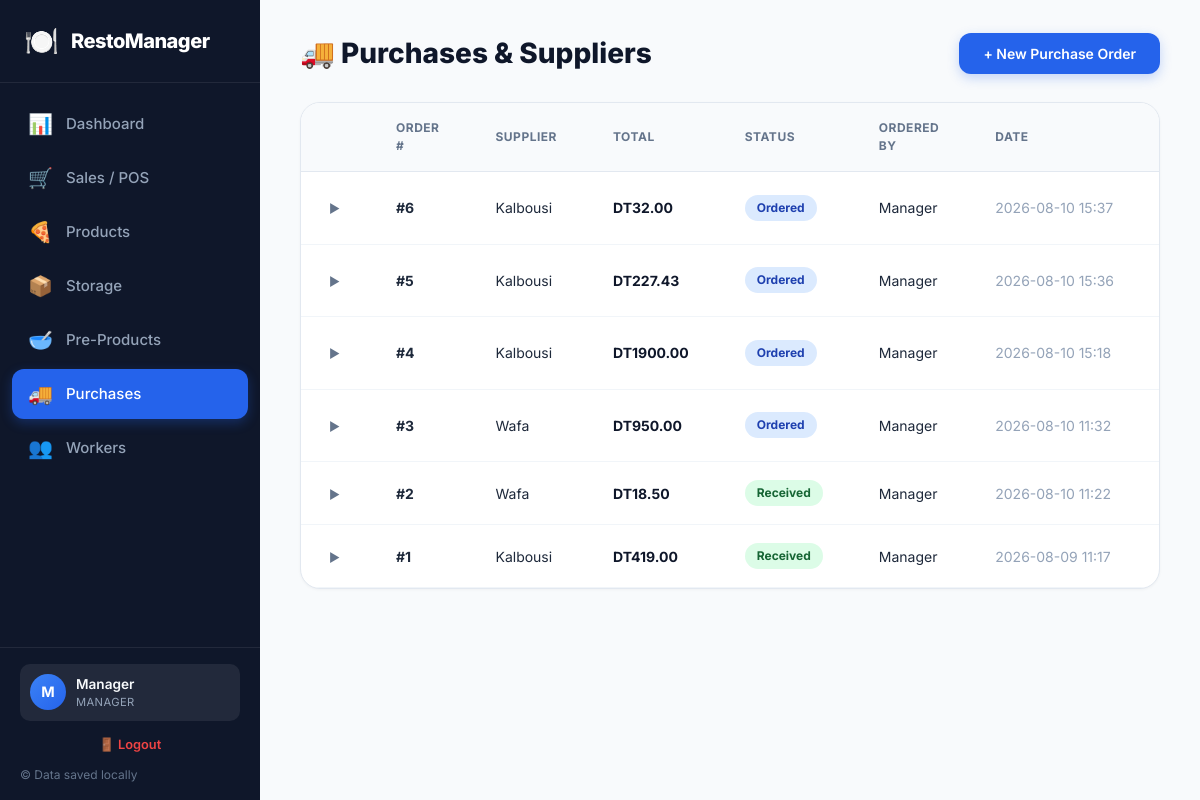
Screenshot of /purchases (signed in) with the database file from the repository.
### tables this page shows
CREATE TABLE users (
    id INTEGER PRIMARY KEY AUTOINCREMENT,
    name TEXT NOT NULL,
    email TEXT,
    role TEXT DEFAULT 'Waiter',
    phone TEXT,
    password TEXT,
    created_at TEXT DEFAULT CURRENT_TIMESTAMP
    );

CREATE TABLE purchases (
    id INTEGER PRIMARY KEY AUTOINCREMENT,
    supplier TEXT NOT NULL,
    invoice_number TEXT,
    total_amount REAL DEFAULT 0,
    status TEXT DEFAULT 'Ordered',
    ordered_by TEXT,
    order_date TEXT DEFAULT CURRENT_TIMESTAMP,
    received_at TEXT
    );

### app.py (the view)
@app.route('/purchases')
@manager_or_chef
def purchases():
    conn = get_db()
    cursor = conn.cursor()
    cursor.execute("""
        SELECT p.*, GROUP_CONCAT(pi.item_name || ' (x' || pi.quantity || ' ' || pi.unit || ')', ', ') as item_summary
        FROM purchases p
        LEFT JOIN purchase_items pi ON p.id = pi.purchase_id
        GROUP BY p.id
        ORDER BY p.order_date DESC
    """)
    purchases = rows_to_dict(cursor.fetchall())
    cursor.execute("SELECT * FROM purchase_items ORDER BY purchase_id, id")
    all_items = rows_to_dict(cursor.fetchall())
    purchase_items_map = {}
    for item in all_items:
        pid = item['purchase_id']
        if pid not in purchase_items_map:
            purchase_items_map[pid] = []
        purchase_items_map[pid].append(item)
    cursor.execute("SELECT name FROM users")
    workers = rows_to_dict(cursor.fetchall())
    conn.close()
    return render_template('purchases.html', purchases=purchases, workers=workers, purchase_items_map=purchase_items_map)

### app.py (called while the page is built)
def get_db():
    conn = sqlite3.connect(DATABASE)
    conn.row_factory = sqlite3.Row
    return conn

def rows_to_dict(rows):
    return [dict(row) for row in rows]

def manager_or_chef(f):
    @wraps(f)
    def decorated_function(*args, **kwargs):
        if 'user_id' not in session:
            return redirect(url_for('login'))
        if session.get('user_role') not in ['Manager', 'Chef']:
            flash('Access denied. Insufficient permissions.', 'error')
            return redirect('/')
        return f(*args, **kwargs)
    return decorated_function

@app.context_processor
def inject_user():
    user = None
    if 'user_id' in session:
        conn = get_db()
        cursor = conn.cursor()
        cursor.execute("SELECT * FROM users WHERE id = ?", (session['user_id'],))
        row = cursor.fetchone()
        conn.close()
        if row:
            user = dict(row)
    return dict(current_user=user)

@app.before_request
def load_user():
    g.user = None
    if 'user_id' in session:
        conn = get_db()
        cursor = conn.cursor()
        cursor.execute("SELECT * FROM users WHERE id = ?", (session['user_id'],))
        row = cursor.fetchone()
        conn.close()
        if row:
            g.user = dict(row)

### templates/purchases.html (shortened to what this page needs)
{% extends "base.html" %}
{% block content %}
<div class="page-header">
    <h1>🚚 Purchases & Suppliers</h1>
    <button class="btn btn-primary" onclick="openModal('addPurchaseModal')">+ New Purchase Order</button>
</div>
<div class="card">
    <div class="table-responsive">
        <table class="data-table">
            <thead>
                <tr>
                    <th style="width:40px;"></th>
                    <th>Order #</th>
                    <th>Supplier</th>
                    <th>Total</th>
                    <th>Status</th>
                    <th>Ordered By</th>
                    <th>Date</th>
                    <th>Actions</th>
                </tr>
            </thead>
            <tbody>
                {% for purchase in purchases %}
                <tr class="order-row" onclick="toggleDetails({{ purchase.id }})" id="row-{{ purchase.id }}">
                    <td><span class="chevron" id="chev-{{ purchase.id }}">▶</span></td>
                    <td><strong>#{{ purchase.id }}</strong></td>
                    <td>{{ purchase.supplier }}</td>
                    <td class="cell-price">DT{{ "%.2f"|format(purchase.total_amount) }}</td>
                    <td>
                        <span class="badge badge-{{ purchase.status|lower }}">{{ purchase.status }}</span>
                    </td>
                    <td>{{ purchase.ordered_by or '-' }}</td>
                    <td class="cell-time">{{ purchase.order_date[:16] if purchase.order_date else '-' }}</td>
                    <td onclick="event.stopPropagation()">
                    </td>
                </tr>
                                    {% set items = purchase_items_map.get(purchase.id, []) %}
                {% else %}
                <tr>
                    <td colspan="8" class="cell-empty">No purchase orders yet</td>
                </tr>
                {% endfor %}
            </tbody>
        </table>
    </div>
</div>
{% endblock %}

### templates/base.html (shortened to what this page needs)
<!DOCTYPE html>
<html lang="en">
<head>
    <link rel="stylesheet" href="{{ url_for('static', filename='style.css') }}">
</head>
<body>
    {% if current_user %}
    <div class="app-container">
        <aside class="sidebar" id="sidebar">
            <div class="logo">
                <span class="logo-icon">🍽️</span>
                <span class="logo-text">RestoManager</span>
            </div>
            <nav class="nav-menu">
                <a href="/" class="nav-item {% if request.path == '/' %}active{% endif %}">
                    <span class="nav-icon">📊</span>
                    <span>Dashboard</span>
                </a>
                <a href="/sales" class="nav-item {% if request.path == '/sales' %}active{% endif %}">
                    <span class="nav-icon">🛒</span>
                    <span>Sales / POS</span>
                </a>
                {% if current_user.role in ['Manager', 'Chef'] %}
                <a href="/products" class="nav-item {% if request.path == '/products' %}active{% endif %}">
                    <span class="nav-icon">🍕</span>
                    <span>Products</span>
                </a>
                <a href="/storage" class="nav-item {% if request.path == '/storage' %}active{% endif %}">
                    <span class="nav-icon">📦</span>
                    <span>Storage</span>
                </a>
                <a href="/pre-products" class="nav-item {% if request.path == '/pre-products' %}active{% endif %}">
                    <span class="nav-icon">🥣</span>
                    <span>Pre-Products</span>
                </a>
                <a href="/purchases" class="nav-item {% if request.path == '/purchases' %}active{% endif %}">
                    <span class="nav-icon">🚚</span>
                    <span>Purchases</span>
                </a>
                {% endif %}
                {% if current_user.role == 'Manager' %}
                <a href="/workers" class="nav-item {% if request.path == '/workers' %}active{% endif %}">
                    <span class="nav-icon">👥</span>
                    <span>Workers</span>
                </a>
                {% endif %}
            </nav>
            <div class="sidebar-footer">
                <div class="user-profile">
                    <div class="user-avatar">{{ current_user.name[0] }}</div>
                    <div class="user-info">
                        <span class="user-name">{{ current_user.name }}</span>
                        <span class="user-role">{{ current_user.role }}</span>
                    </div>
                </div>
                <a href="/logout" class="logout-link">🚪 Logout</a>
                <p>© Data saved locally</p>
            </div>
        </aside>
    {% endif %}
        <main class="main-content {% if not current_user %}login-page{% endif %}">
            {% block content %}{% endblock %}
        </main>
    {% if current_user %}
    </div>
    {% endif %}
</body>
</html>

### static/style.css (style rules this page uses)
* { margin: 0; padding: 0; box-sizing: border-box; }
body { font-family: 'Inter', -apple-system, BlinkMacSystemFont, 'Segoe UI', Roboto, sans-serif; background: #f8fafc; color: #1e293b; line-height: 1.5; -webkit-font-smoothing: antialiased; }
.app-container { display: flex; min-height: 100vh; }
.sidebar { width: 260px; background: #0f172a; display: flex; flex-direction: column; position: fixed; height: 100vh; z-index: 100; color: #fff; overflow-y: auto; }
.main-content { flex: 1; margin-left: 260px; padding: 32px 40px; min-height: 100vh; max-width: 1440px; }
.logo { padding: 20px 24px; display: flex; align-items: center; gap: 12px; border-bottom: 1px solid rgba(255,255,255,0.08); flex-shrink: 0; }
.logo-icon { font-size: 28px; }
.logo-text { font-size: 20px; font-weight: 800; color: #fff; letter-spacing: -0.5px; }
.nav-menu { flex: 1; padding: 16px 12px; display: flex; flex-direction: column; gap: 4px; overflow-y: auto; min-height: 0; }
.nav-item { display: flex; align-items: center; gap: 14px; padding: 10px 16px; border-radius: 12px; color: #94a3b8; text-decoration: none; font-weight: 500; font-size: 15px; transition: all 0.2s; flex-shrink: 0; }
.nav-item.active { background: #2563eb; color: #fff; box-shadow: 0 4px 12px rgba(37, 99, 235, 0.3); }
.nav-icon { font-size: 20px; width: 24px; text-align: center; }
.sidebar-footer { padding: 16px 20px; border-top: 1px solid rgba(255,255,255,0.08); font-size: 12px; color: #64748b; flex-shrink: 0; background: #0f172a; }
.table-responsive { overflow-x: auto; }
.page-header { display: flex; justify-content: space-between; align-items: center; margin-bottom: 28px; }
.page-header h1 { font-size: 28px; font-weight: 800; color: #0f172a; }
.card { background: #fff; border-radius: 20px; border: 1px solid #e2e8f0; box-shadow: 0 1px 3px rgba(0,0,0,0.04); margin-bottom: 24px; overflow: hidden; }
.data-table { width: 100%; border-collapse: collapse; }
.data-table th { text-align: left; padding: 16px 28px; font-size: 12px; font-weight: 700; color: #64748b; text-transform: uppercase; letter-spacing: 0.5px; background: #f8fafc; border-bottom: 1px solid #e2e8f0; }
.data-table td { padding: 18px 28px; border-bottom: 1px solid #f1f5f9; font-size: 14px; }
.cell-price { font-weight: 700; color: #0f172a; }
.cell-time { color: #94a3b8; font-size: 13px; white-space: nowrap; }
.badge { display: inline-block; padding: 4px 12px; border-radius: 20px; font-size: 12px; font-weight: 700; }
.badge-ordered { background: #dbeafe; color: #1e40af; }
.badge-received { background: #dcfce7; color: #166534; }
.btn { display: inline-flex; align-items: center; justify-content: center; gap: 8px; padding: 12px 24px; border-radius: 12px; font-size: 14px; font-weight: 600; border: none; cursor: pointer; text-decoration: none; transition: all 0.2s; font-family: inherit; }
.btn-primary { background: #2563eb; color: #fff; box-shadow: 0 4px 12px rgba(37, 99, 235, 0.25); }
.user-profile { display: flex; align-items: center; gap: 10px; padding: 10px; background: rgba(255,255,255,0.08); border-radius: 10px; margin-bottom: 8px; }
.user-avatar { width: 36px; height: 36px; border-radius: 50%; background: linear-gradient(135deg, #3b82f6, #2563eb); color: #fff; font-weight: 700; font-size: 0.9rem; display: flex; align-items: center; justify-content: center; flex-shrink: 0; }
.user-info { display: flex; flex-direction: column; min-width: 0; }
.user-name { font-size: 0.85rem; font-weight: 600; color: #f8fafc; white-space: nowrap; overflow: hidden; text-overflow: ellipsis; }
.user-role { font-size: 0.7rem; color: #94a3b8; text-transform: uppercase; letter-spacing: 0.4px; }
.logout-link { display: block; text-align: center; padding: 6px; border-radius: 6px; color: #ef4444; font-size: 0.8rem; font-weight: 600; text-decoration: none; transition: background 0.15s; margin-bottom: 6px; }
.chevron { display: inline-block; font-size: 12px; color: #64748b; transition: transform 0.2s ease; user-select: none; }
.order-row { cursor: pointer; transition: background 0.15s ease; }
.order-row td:first-child { width: 40px; text-align: center; vertical-align: middle; }
body, .main-content, .app-container { overflow-x: hidden; max-width: 100vw; }
.table-responsive { overflow-x: auto; -webkit-overflow-scrolling: touch; width: 100%; }

### rows the page displays
users: name "M", name "Manager", role "MANAGER"
purchases: id "6", supplier "Kalbousi", total_amount "32.00", status "Ordered", ordered_by "Manager", order_date "2026-08-10 15:37"
purchases: id "5", supplier "Kalbousi", total_amount "227.43", status "Ordered", ordered_by "Manager", order_date "2026-08-10 15:36"
purchases: id "4", supplier "Kalbousi", total_amount "1900.00", status "Ordered", ordered_by "Manager", order_date "2026-08-10 15:18"
purchases: id "3", supplier "Wafa", total_amount "950.00", status "Ordered", ordered_by "Manager", order_date "2026-08-10 11:32"
purchases: id "2", supplier "Wafa", total_amount "18.50", status "Received", ordered_by "Manager", order_date "2026-08-10 11:22"
purchases: id "1", supplier "Kalbousi", total_amount "419.00", status "Received", ordered_by "Manager", order_date "2026-08-09 11:17"
